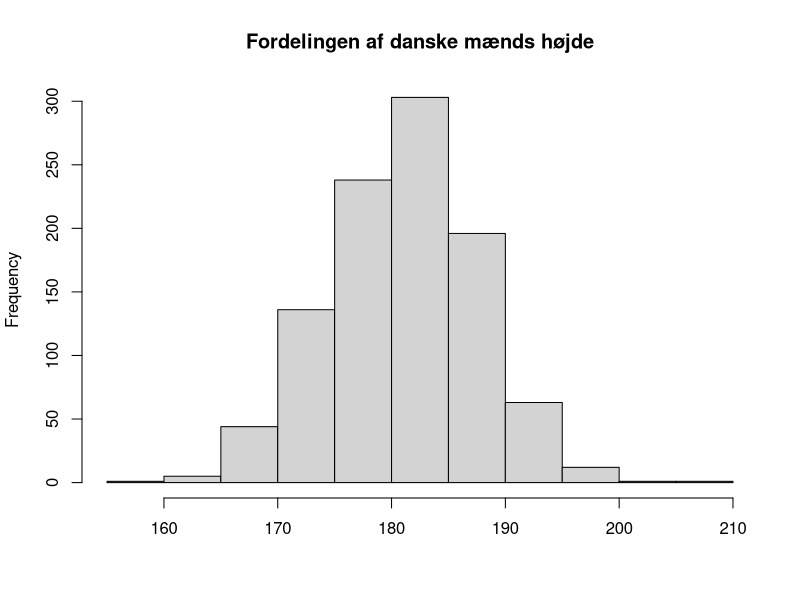
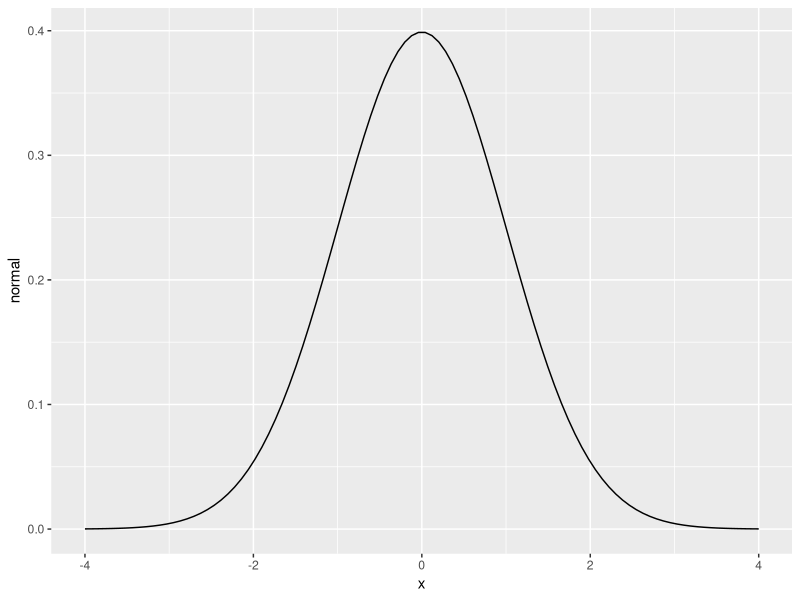

Write R code to recreate these figures, in order.
## ---- chunk 1
rnorm(1000, mean = 181, sd = 6.5) |> hist(main = "Fordelingen af danske mænds højde", xlab = NULL)
## ---- chunk 2
rnorm(50, mean = 181, sd = 6.5) |> round(digits = 1)
## ---- chunk 3
library(tidyverse)
x <- seq(-4, 4, length.out = 100)

# Normal fordeling
normal <- dnorm(x, mean = 0, sd = 1)
tibble(x = x, y = normal) |> 
  ggplot(aes(x, y = normal)) +
  geom_line()
## ---- chunk 4
pnorm(-1)
## ---- chunk 5
qnorm(0.025)
## ---- chunk 6
mean(1:6)
## ---- chunk 7
mean(1:6 - 3.5)
## ---- chunk 8
sd(1:6)
## ---- chunk 9
sd(1:6/sd(1:6))
## ---- chunk 10
pnorm(-1.692)
## ---- chunk 11
qnorm(0.5)
## ---- chunk 12
qnorm(0.6)
## ---- chunk 13
qnorm(0.4)
## ---- chunk 14
qnorm(0.9, mean = 50, sd = 8)
## ---- chunk 15
qnorm(1 - (0.2- pnorm(-1)))*15+100
